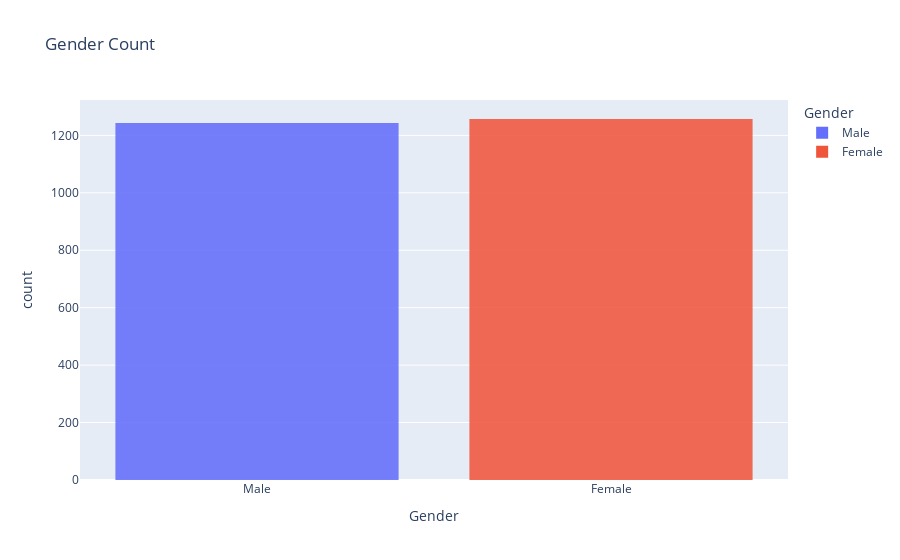

The notebook cell saved with this chart:
### Code cell
# Visualization
# Gender Count

gender_count = px.histogram(data, x="Gender", color="Gender",
                            title="Gender Count", opacity=0.87)
gender_count.show()

### Figure 1 — Plotly figure (JSON) as saved in the notebook; plotly's stock layout.template omitted (floating-point values rounded to 4 significant figures; data arrays with more than 128 entries replaced by an {"elided": "..."} marker saying what was removed)
{"data": [{"alignmentgroup": "True", "bingroup": "x", "hovertemplate": "Gender=%{x}<br>count=%{y}<extra></extra>", "legendgroup": "Male", "marker": {"color": "#636efa", "opacity": 0.87, "pattern": {"shape": ""}}, "name": "Male", "offsetgroup": "Male", "orientation": "v", "showlegend": true, "type": "histogram", "x": {"elided": "1243 str values"}, "xaxis": "x", "yaxis": "y"}, {"alignmentgroup": "True", "bingroup": "x", "hovertemplate": "Gender=%{x}<br>count=%{y}<extra></extra>", "legendgroup": "Female", "marker": {"color": "#EF553B", "opacity": 0.87, "pattern": {"shape": ""}}, "name": "Female", "offsetgroup": "Female", "orientation": "v", "showlegend": true, "type": "histogram", "x": {"elided": "1257 str values"}, "xaxis": "x", "yaxis": "y"}], "layout": {"barmode": "relative", "legend": {"title": {"text": "Gender"}, "tracegroupgap": 0}, "title": {"text": "Gender Count"}, "xaxis": {"anchor": "y", "categoryarray": ["Male", "Female"], "categoryorder": "array", "domain": [0, 1], "title": {"text": "Gender"}}, "yaxis": {"anchor": "x", "domain": [0, 1], "title": {"text": "count"}}}}
